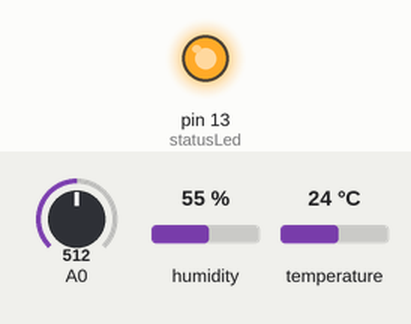
This sketch was run on a simulated Arduino Uno, built with avr-gcc and run on an emulated ATmega328P. Shown: output pins drawn as LEDs (lit = HIGH). Wiring (inferred from the names in the program): DHT11 sensor: data pin 2. Inputs (shaded band) come from the test bench; at power-on: humidity 55 %, A0 = 512, temperature 24 °C. What the sketch prints to the serial monitor is not drawn.

Above: at 0.7 s.
1.4 s: humidity set to 22 %
At 4.8 s:
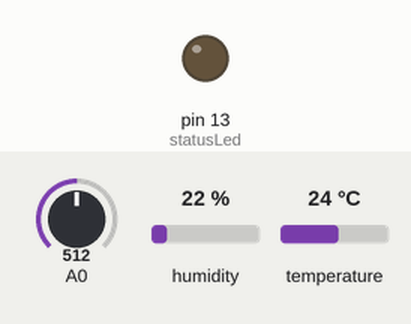
6.9 s: A0 set to 716
11.7 s: temperature set to 12 °C
16.5 s: A0 set to 900
Timing chart, 0 to 22.2 s (numbered marks = the images above; inputs shaded):
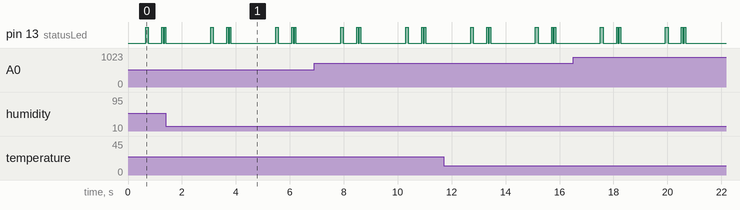

The sketch:

arduino.ino
```cpp
#include "XBee.h"
#include "DHT.h"

#define DHTPIN 2     // data pin of the DHT sensor
#define DHTTYPE DHT22   // DHT 22  (AM2302)
#define SOUND_SENSOR_PIN 0

// Create DHT object
DHT dht(DHTPIN, DHTTYPE);

// Create an XBee object
XBee xbee = XBee();

// we are going to send two floats of 4 bytes each
uint8_t payload[12] = { 0, 0, 0, 0, 0, 0, 0, 0, 0, 0, 0, 0 };

// Union to convert float to byte string
union u_tag {
    uint8_t b[4];
    float fval;
} u;


// SH + SL Address of receiving XBee
XBeeAddress64 addr64 = XBeeAddress64(0x0013A200, 0x408B3D92);
ZBTxRequest zbTx = ZBTxRequest(addr64, payload, sizeof(payload));
ZBTxStatusResponse txStatus = ZBTxStatusResponse();

int statusLed = 13;
int errorLed = 13;

void flashLed(int pin, int times, int wait)
{

    for (int i = 0; i < times; i++)
    {
        digitalWrite(pin, HIGH);
        delay(wait);
        digitalWrite(pin, LOW);

        if (i + 1 < times)
        {
            delay(wait);
        }
    }
}

float getAverage(int pin, int samples)
{
    float avg = 0.0;

    for (int i=0; i<samples; i++)
    {
        avg += analogRead(pin);
        delay(10); // safety?
    }

    return avg/samples;
}

void setup()
{
    pinMode(statusLed, OUTPUT);
    pinMode(errorLed, OUTPUT);
    dht.begin();
    xbee.begin(9600);
}

void loop()
{
    // Reading temperature or humidity takes about 250 milliseconds!
    // Sensor readings may also be up to 2 seconds 'old' (its a very slow sensor)
    float h = dht.readHumidity();
    float t = dht.readTemperature();
    float s = getAverage(SOUND_SENSOR_PIN, 10);

    // Check if returns are valid
    if (!isnan(t) && !isnan(h)) {

        // Convert humidity and temperature into a byte array and copy it into the payload array
        u.fval = h;
        for (int i=0;i<4;i++){
            payload[i]=u.b[i];
        }

        u.fval = t;
        for (int i=0;i<4;i++){
            payload[i+4]=u.b[i];
        }

        u.fval = s;
        for (int i=0;i<4;i++){
            payload[i+8]=u.b[i];
        }

        xbee.send(zbTx);

        // flash TX indicator
        flashLed(statusLed, 1, 100);

        // after sending a tx request, we expect a status response
        // wait up to half second for the status response
        if (xbee.readPacket(500)) {
          // got a response!

          // should be a znet tx status
          if (xbee.getResponse().getApiId() == ZB_TX_STATUS_RESPONSE) {
            xbee.getResponse().getZBTxStatusResponse(txStatus);

            // get the delivery status, the fifth byte
            if (txStatus.getDeliveryStatus() == SUCCESS) {
              // success.  time to celebrate
              flashLed(statusLed, 5, 50);
            } else {
              flashLed(errorLed, 3, 500);
            }
          }
        } else if (xbee.getResponse().isError()) {
          //nss.print("Error reading packet.  Error code: ");
          //nss.println(xbee.getResponse().getErrorCode());
        } else {
          // local XBee did not provide a timely TX Status Response -- should not happen
          flashLed(errorLed, 2, 50);
        }
    }
    delay(1000);
}
```

DHT.cpp
```cpp
// (licence header left out)
#include "DHT.h"

DHT::DHT(uint8_t pin, uint8_t type, uint8_t count) {
  _pin = pin;
  _type = type;
  _count = count;
  firstreading = true;
}

void DHT::begin(void) {
  // set up the pins!
  pinMode(_pin, INPUT);
  digitalWrite(_pin, HIGH);
  _lastreadtime = 0;
}

//boolean S == Scale.  True == Farenheit; False == Celcius
float DHT::readTemperature(bool S) {
  float f;

  if (read()) {
    switch (_type) {
    case DHT11:
      f = data[2];
      if(S)
      	f = convertCtoF(f);

      return f;
    case DHT22:
    case DHT21:
      f = data[2] & 0x7F;
      f *= 256;
      f += data[3];
      f /= 10;
      if (data[2] & 0x80)
	f *= -1;
      if(S)
	f = convertCtoF(f);

      return f;
    }
  }
  Serial.print("Read fail");
  return NAN;
}

float DHT::convertCtoF(float c) {
	return c * 9 / 5 + 32;
}

float DHT::readHumidity(void) {
  float f;
  if (read()) {
    switch (_type) {
    case DHT11:
      f = data[0];
      return f;
    case DHT22:
    case DHT21:
      f = data[0];
      f *= 256;
      f += data[1];
      f /= 10;
      return f;
    }
  }
  Serial.print("Read fail");
  return NAN;
}


boolean DHT::read(void) {
  uint8_t laststate = HIGH;
  uint8_t counter = 0;
  uint8_t j = 0, i;
  unsigned long currenttime;

  // pull the pin high and wait 250 milliseconds
  digitalWrite(_pin, HIGH);
  delay(250);

  currenttime = millis();
  if (currenttime < _lastreadtime) {
    // ie there was a rollover
    _lastreadtime = 0;
  }
  if (!firstreading && ((currenttime - _lastreadtime) < 2000)) {
    return true; // return last correct measurement
    //delay(2000 - (currenttime - _lastreadtime));
  }
  firstreading = false;
  /*
    Serial.print("Currtime: "); Serial.print(currenttime);
    Serial.print(" Lasttime: "); Serial.print(_lastreadtime);
  */
  _lastreadtime = millis();

  data[0] = data[1] = data[2] = data[3] = data[4] = 0;

  // now pull it low for ~20 milliseconds
  pinMode(_pin, OUTPUT);
  digitalWrite(_pin, LOW);
  delay(20);
  cli();
  digitalWrite(_pin, HIGH);
  delayMicroseconds(40);
  pinMode(_pin, INPUT);

  // read in timings
  for ( i=0; i< MAXTIMINGS; i++) {
    counter = 0;
    while (digitalRead(_pin) == laststate) {
      counter++;
      delayMicroseconds(1);
      if (counter == 255) {
        break;
      }
    }
    laststate = digitalRead(_pin);

    if (counter == 255) break;

    // ignore first 3 transitions
    if ((i >= 4) && (i%2 == 0)) {
      // shove each bit into the storage bytes
      data[j/8] <<= 1;
      if (counter > _count)
        data[j/8] |= 1;
      j++;
    }

  }

  sei();

  /*
  Serial.println(j, DEC);
  Serial.print(data[0], HEX); Serial.print(", ");
  Serial.print(data[1], HEX); Serial.print(", ");
  Serial.print(data[2], HEX); Serial.print(", ");
  Serial.print(data[3], HEX); Serial.print(", ");
  Serial.print(data[4], HEX); Serial.print(" =? ");
  Serial.println(data[0] + data[1] + data[2] + data[3], HEX);
  */

  // check we read 40 bits and that the checksum matches
  if ((j >= 40) &&
      (data[4] == ((data[0] + data[1] + data[2] + data[3]) & 0xFF)) ) {
    return true;
  }


  return false;

}
```

DHT.h
```cpp
#ifndef DHT_H
#define DHT_H
#if ARDUINO >= 100
 #include "Arduino.h"
#else
 #include "WProgram.h"
#endif

/* DHT library

MIT license
written by Adafruit Industries
*/

// how many timing transitions we need to keep track of. 2 * number bits + extra
#define MAXTIMINGS 85

#define DHT11 11
#define DHT22 22
#define DHT21 21
#define AM2301 21

class DHT {
 private:
  uint8_t data[6];
  uint8_t _pin, _type, _count;
  boolean read(void);
  unsigned long _lastreadtime;
  boolean firstreading;

 public:
  DHT(uint8_t pin, uint8_t type, uint8_t count=6);
  void begin(void);
  float readTemperature(bool S=false);
  float convertCtoF(float);
  float readHumidity(void);

};
#endif
```

Source omitted: XBee.cpp (36874 bytes), XBee.h (27984 bytes)
